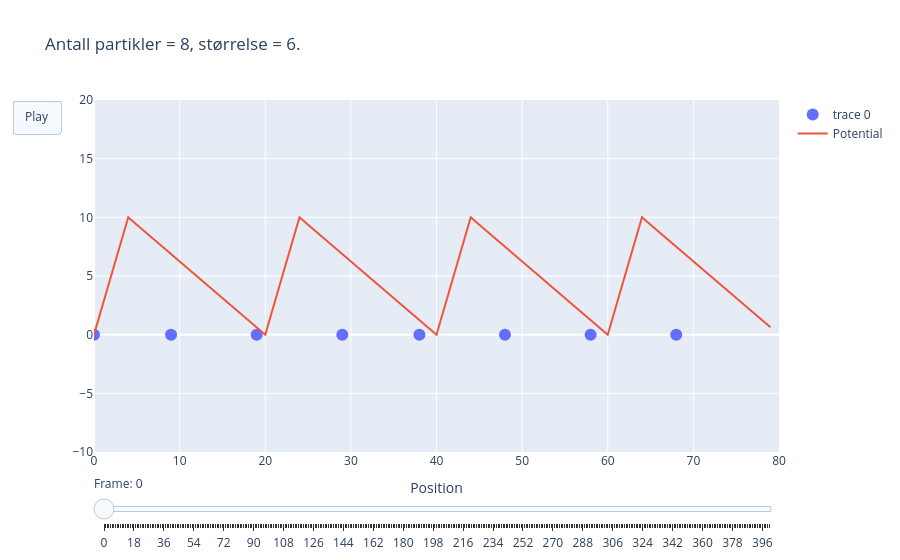

Here is the notebook cell this chart was saved with:
### Code cell
import plotly.graph_objects as go

# Example: list of position snapshots over time
# Each inner list = positions of balls at that timestep
positions_over_time = positions_Over_Time
print(positions_over_time)

num_balls = len(positions_over_time[0])
Tp = params4a["Tp"]

# Create frames
frames = []
for t, positions in enumerate(positions_over_time):
    frame = go.Frame(
        data=[
            go.Scatter(
                x=positions,
                y=[0]*num_balls,  # all balls on same horizontal line
                mode="markers",
                marker=dict(size=12)
            )
        ],
        name=str(t)
    )
    frames.append(frame)

# Initial figure
fig = go.Figure(
    data=[
        go.Scatter(
            x=positions_over_time[0],
            y=[0]*num_balls,
            mode="markers",
            marker=dict(size=12)
        )
    ],
    frames=frames
)

# Tegner andre figurer? 
fig.update_layout(
    shapes=[
        dict(
            type="rect",
            x0=pos-particleSize//2,
            x1=pos+particleSize//2,
            y0=-particleSize//2,
            y1=particleSize//2,
            fillcolor="blue"
        )
        for pos in positions
    ]
)

# Add play button
fig.update_layout(
    xaxis=dict(range=[0, L], title="Position"),
    yaxis=dict(range=[-10, 10], visible=False),
    updatemenus=[
        dict(
            type="buttons",
            buttons=[
                dict(
                    label="Play",
                    method="animate",
                    args=[None, {"frame": {"duration": 200, "redraw": True},
                                 "fromcurrent": True}]
                )
            ]
        )
    ]
)

fig.show()
